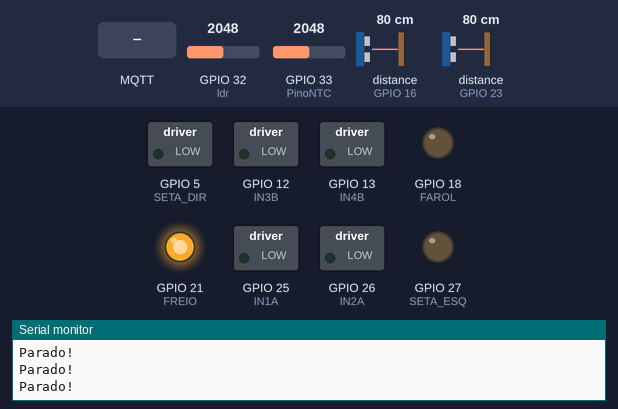
Simulated run of this sketch. Board: ESP32. On the bench: switched loads named in the sketch (green lamp = pin HIGH), output pins drawn as LEDs (lit = HIGH), the last lines printed to the serial monitor. Wiring (inferred from the names in the program): 2 × ultrasonic range finder: trigger GPIO 15, echo GPIO 16 / trigger GPIO 22, echo GPIO 23. Dashed ring = blinking. Inputs (shaded band) come from the test bench; at power-on: GPIO 32 (ldr) = 2048, GPIO 33 (PinoNTC) = 2048, distance to the obstacle (sensors on GPIO 16, GPIO 23) 80 cm. The echo pulse lasts 58.3 µs per cm; WiFi joins after 1.5 s; servers stay silent unless stated; no MQTT or app messages arrive unless stated; pins used as bus, display or sensor lines are not drawn.

Above: at 5.7 s.
5.8 s: MQTT message "4" arrives on the first subscribed topic
At 6.65 s:
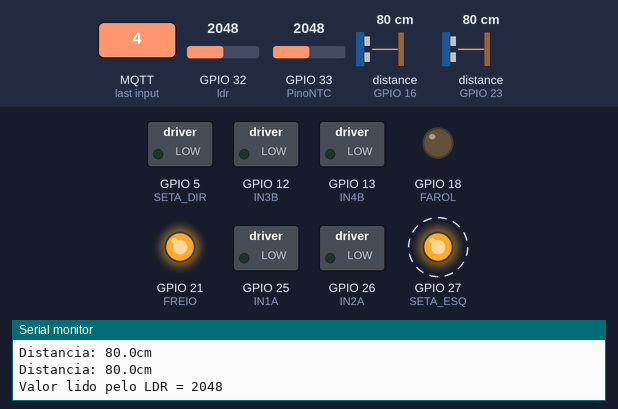
9.3 s: GPIO 32 (ldr) set to 1044
10.8 s: GPIO 32 (ldr) set to 936
At 11.5 s:
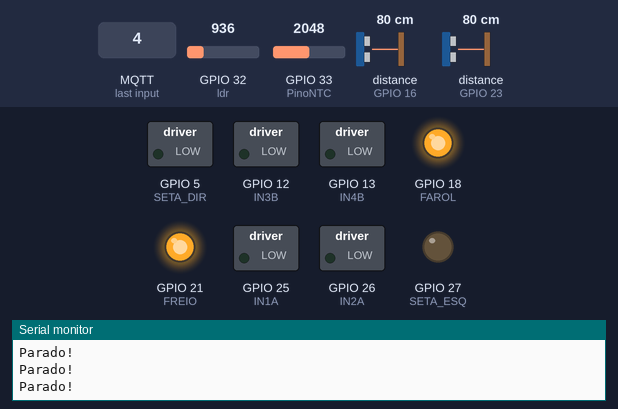
12.3 s: MQTT message "5" arrives on the first subscribed topic
At 12.46 s:
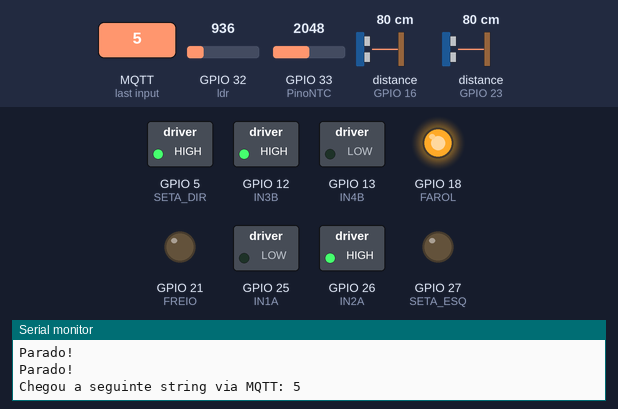
15.8 s: MQTT message "1" arrives on the first subscribed topic
At 16.57 s:
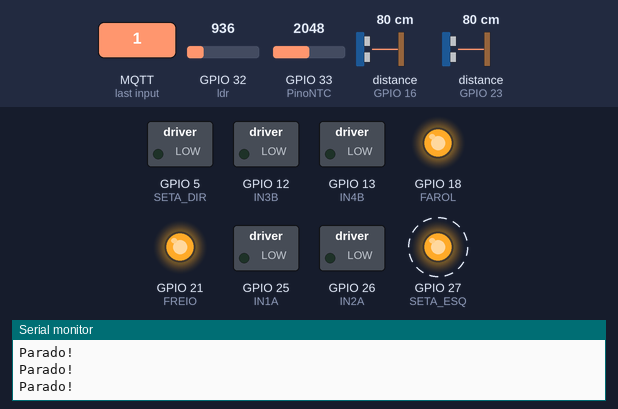
19.3 s: MQTT message "2" arrives on the first subscribed topic
At 20.7 s:
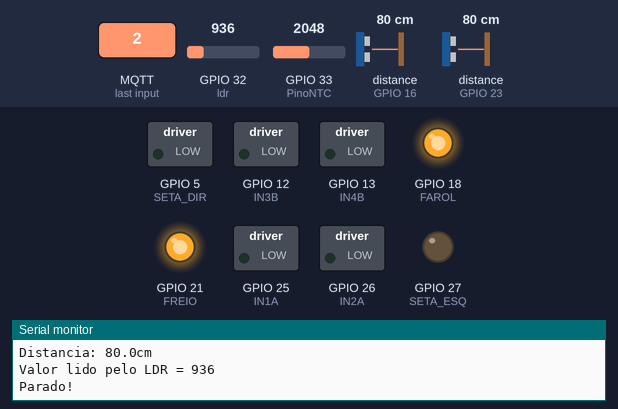
Timing chart, 0 to 21.9 s (numbered marks = the images above; inputs shaded):
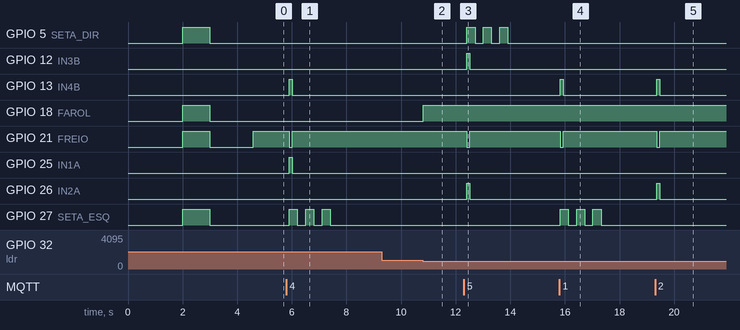

The sketch:

Projeto_final.ino
```cpp
#include <arduino.h>
#include <WiFi.h>
#include <PubSubClient.h>
#include <stdlib.h>

#define SETA_DIR 5
#define SETA_ESQ 27
#define FAROL 18
#define FREIO 21

unsigned long tempoSensorAnterior = 0;
unsigned long tempoMotorAnterior = 0;
const long intervaloMotor = 110;
const long intervaloSensor = 2000;

#define TOPICO_SUBSCRIBE_ANDAR            "topico_andar"
#define TOPICO_PUBLISH_TEMPERATURA        "topico_sensor_temperatura"
#define TOPICO_PUBLISH_DISTANCIA_FRENTE   "topico_sensor_ultrassonico_frente"
#define TOPICO_PUBLISH_DISTANCIA_TRASEIRO "topico_sensor_ultrassonico_traseiro"
#define TOPICO_PUBLISH_CLARIDADE          "topico_sensor_luminosidade"

#define ID_MQTT  "Trabalho_IOT_Carro"


const char* BROKER_MQTT = "test.mosquitto.org";
int BROKER_PORT = 1883;
const char* SSID = "";//mude para a sua rede
const char* PASSWORD = "";//mude para a senha da sua rede

WiFiClient espClient;
PubSubClient MQTT(espClient);

long numAleatorio;

void initWiFi(void);
void initMQTT(void);
void mqtt_callback(char* topic, byte* payload, unsigned int length);
void reconnectMQTT(void);
void reconnectWiFi(void);
void VerificaConexoesWiFIEMQTT(void);

void initWiFi(void) {
  delay(10);
  Serial.println("------Conexao WI-FI------");
  Serial.print("Conectando-se na rede: ");
  Serial.println(SSID);
  Serial.println("Aguarde");

  reconnectWiFi();
}

void initMQTT(void) {
  MQTT.setServer(BROKER_MQTT, BROKER_PORT);   //informa qual broker e porta deve ser conectado
  MQTT.setCallback(mqtt_callback);            //atribui função de callback (função chamada quando qualquer informação de um dos tópicos subescritos chega)
}

char comandoRecebido = '\0';


void mqtt_callback(char* topic, byte* payload, unsigned int length) {
  char msg[200] = "";

  for (int i = 0; i < length; i++) {
    msg[i] = (char)payload[i];
  }
  msg[length] = '\0';

  Serial.print("Chegou a seguinte string via MQTT: ");
  Serial.println(msg);

  if (msg[0] >= '1' && msg[0] <= '8') {
    comandoRecebido = msg[0];
  }
}


void reconnectMQTT(void) {
  while (!MQTT.connected())
  {
    Serial.print("* Tentando se conectar ao Broker MQTT: ");
    Serial.println(BROKER_MQTT);
    if (MQTT.connect(ID_MQTT))
    {
      Serial.println("Conectado com sucesso ao broker MQTT!");
      MQTT.subscribe(TOPICO_SUBSCRIBE_ANDAR);
    }
    else
    {
      Serial.println("Falha ao reconectar no broker.");
      Serial.println("Havera nova tentativa de conexao em 2s");
      delay(2000);
    }
  }
}

void VerificaConexoesWiFIEMQTT(void) {
  if (!MQTT.connected())
    reconnectMQTT(); //se não há conexão com o Broker, a conexão é refeita

  reconnectWiFi(); //se não há conexão com o WiFI, a conexão é refeita
}

void reconnectWiFi(void) {
  //se já está conectado à rede WI-FI, nada é feito.
  //Caso contrário, são efetuadas tentativas de conexão
  if (WiFi.status() == WL_CONNECTED)
    return;

  WiFi.begin(SSID, PASSWORD); // Conecta na rede WI-FI

  while (WiFi.status() != WL_CONNECTED)
  {
    delay(100);
    Serial.println(".");
  }

  Serial.println();
  Serial.print("Conectado com sucesso na rede ");
  Serial.print(SSID);
  Serial.println("\nIP obtido: ");
  Serial.println(WiFi.localIP());
}

//======================================Celula================================================

typedef struct Celula {
    int valor;
    struct Celula *prox;
} Celula;

Celula *newCelula(int valor);

// Agora a função pode ser definida normalmente
Celula *newCelula(int valor) {
    Celula *nova = (Celula *)malloc(sizeof(Celula));
    nova->valor = valor;
    nova->prox = NULL;
    return nova;
}


//==================================Fila=========================================================

typedef struct Fila {
    Celula *primeiro;
    Celula *ultimo;
} Fila;

Fila *newFila(int valor);

Fila *newFila(int valor) {
    Fila *nova = (Fila *)malloc(sizeof(Fila));
    Celula *elemento = newCelula(valor);
    nova->primeiro = nova->ultimo = elemento;
    return nova;
}

Fila *fila;  // fila global

int verificarDez() {
    int count = 0;
    Celula *i = fila->primeiro;
    while (i != NULL) {
        count++;
        i = i->prox;
    }
    return (count == 10);
}

void inserir(int valor) {
    if (verificarDez()) {
        Celula *temp = fila->primeiro;
        fila->primeiro = fila->primeiro->prox;
        free(temp);  // libera memória da célula removida
    }

    Celula *nova = newCelula(valor);
    fila->ultimo->prox = nova;
    fila->ultimo = nova;
}

//====================================Sensor Ultrassonico Frente============================================

#define TRIGFrente 15
#define ECHOFrente 16

float distanciaFrente(){
  digitalWrite(TRIGFrente, LOW);
  delayMicroseconds(2);
  digitalWrite(TRIGFrente, HIGH);
  delayMicroseconds(10);
  digitalWrite(TRIGFrente, LOW);

  long duration = pulseIn(ECHOFrente, HIGH);
  float distance = (duration * 0.0343) / 2;
  return distance;
}

//====================================Sensor Ultrassonico Traseira==========================================

#define TRIGTraseiro 22
#define ECHOTraseiro 23

float distanciaTraseiro(){
  digitalWrite(TRIGTraseiro, LOW);
  delayMicroseconds(2);
  digitalWrite(TRIGTraseiro, HIGH);
  delayMicroseconds(10);
  digitalWrite(TRIGTraseiro, LOW);

  long duration = pulseIn(ECHOTraseiro, HIGH);
  float distance = (duration * 0.0343) / 2;
  return distance;
}

//====================================Sensor Luminosidade===========================================

#define ldr 32
int valorldr = 0;

const char* claroEscuro(){
  valorldr = analogRead(ldr);
  inserir(valorldr);
  Serial.print("Valor lido pelo LDR = ");
  Serial.println(valorldr);

  return (valorldr > 1000) ? "Claro" : "Escuro";
}

int mediaValores() {
    valorldr = analogRead(ldr);
    inserir(valorldr);
    int contador = 0;
    int soma = 0;
    Celula *atual = fila->primeiro;
    while (atual != NULL) {
        soma += atual->valor;
        contador++;
        atual = atual->prox;
    }
    if (contador == 0) return 0;
    return soma / contador;
}

//=====================================Sensor Temperatura===========================================

int PinoNTC = 33;
double Vs = 3.3;
double R1 = 10000;
double Beta = 3950;
double To=298.15;
double Ro=10000;
double adcMax = 4095.0;

double temperaturaNTC() {
  //GARANTE QUE AS INFORMAÇÕES SERÃO RESETADAS APÓS CADA LEITURA
  double Vout, Rt = 0;
  double T, Tc, Tf;
  int adc = analogRead(PinoNTC);// VARIÁVEL QUE RECEBE A LEITURA DO NTC10K
  //CALCULOS PARA CONVERSÃO DA LEITURA RECEBIDA PELO ESP32 EM TEMPERATURA EM °C
  Vout = adc * Vs/adcMax;
  Rt = R1 * Vout / (Vs - Vout);
  T = 1/(1/To + log(Rt/Ro)/Beta);
  Tc = T - 273.15;
  Tf = Tc * 9 / 5 + 32;
  //Imprime no monitor serial o texto e a temperatura lida pelo sensor
  Serial.print("Temperatura: ");
  Serial.print(Tc);
  Serial.println(" °C");

  return Tc;
}

//========================================Controle Carrinho======================================

const int IN1A = 25;
const int IN2A = 26;
const int IN3B = 12;
const int IN4B = 13;

bool piscandoSetaEsq = false;
bool piscandoSetaDir = false;
unsigned long tempoUltimoPiscaSeta = 0;
const long intervaloPiscaSeta = 300;
int contadorPiscaSetaEsq = 0;
int contadorPiscaSetaDir = 0;


void andarFrenteEsquerda(){
  digitalWrite(FREIO, LOW);
  digitalWrite(IN1A, LOW);
  digitalWrite(IN2A, LOW);
  digitalWrite(IN3B, LOW);
  digitalWrite(IN4B, HIGH);
}

void andarFrente(){
  digitalWrite(FREIO, LOW);
  digitalWrite(IN1A, LOW);
  digitalWrite(IN2A, HIGH);
  digitalWrite(IN3B, LOW);
  digitalWrite(IN4B, HIGH);
}

void andarFrenteDireita(){
  digitalWrite(FREIO, LOW);
  digitalWrite(IN1A, LOW);
  digitalWrite(IN2A, HIGH);
  digitalWrite(IN3B, LOW);
  digitalWrite(IN4B, LOW);
}

void andarEsquerda(){
  digitalWrite(FREIO, LOW);
  digitalWrite(IN1A, HIGH);
  digitalWrite(IN2A, LOW);
  digitalWrite(IN3B, LOW);
  digitalWrite(IN4B, HIGH);
}

void andarDireita(){
  digitalWrite(FREIO, LOW);
  digitalWrite(IN1A, LOW);
  digitalWrite(IN2A, HIGH);
  digitalWrite(IN3B, HIGH);
  digitalWrite(IN4B, LOW);
}

void andarReEsquerda(){
  digitalWrite(FREIO, LOW);
  digitalWrite(IN1A, LOW);
  digitalWrite(IN2A, LOW);
  digitalWrite(IN3B, HIGH);
  digitalWrite(IN4B, LOW);
}

void andarRe(){
  digitalWrite(FREIO, LOW);
  digitalWrite(IN1A, HIGH);
  digitalWrite(IN2A, LOW);
  digitalWrite(IN3B, HIGH);
  digitalWrite(IN4B, LOW);
}

void andarReDireita(){
  digitalWrite(FREIO, LOW);
  digitalWrite(IN1A, HIGH);
  digitalWrite(IN2A, LOW);
  digitalWrite(IN3B, LOW);
  digitalWrite(IN4B, LOW);
}

void parado(){
  Serial.println("Parado!");
  digitalWrite(IN1A, LOW);
  digitalWrite(IN2A, LOW);
  digitalWrite(IN3B, LOW);
  digitalWrite(IN4B, LOW);
  digitalWrite(FREIO, HIGH);
}

bool alertaAtivo = false;
unsigned long tempoUltimoPisca = 0;
const long intervaloPiscaAlerta = 500;

void piscaAlerta() {
  static bool estado = false;
  estado = !estado;
  digitalWrite(SETA_DIR, estado);
  digitalWrite(SETA_ESQ, estado);
}

void desligarAlerta() {
  alertaAtivo = false;
  digitalWrite(SETA_DIR, LOW);
  digitalWrite(SETA_ESQ, LOW);
}

void gerenciarPiscaSeta() {
  if (alertaAtivo) return; // se alerta ligado, não pisca setas individuais

  unsigned long agora = millis();

  if (piscandoSetaEsq && agora - tempoUltimoPiscaSeta >= intervaloPiscaSeta) {
    tempoUltimoPiscaSeta = agora;
    digitalWrite(SETA_ESQ, !digitalRead(SETA_ESQ));
    contadorPiscaSetaEsq++;
    if (contadorPiscaSetaEsq >= 6) { // 3 piscadas (liga/desliga = 2)
      piscandoSetaEsq = false;
      digitalWrite(SETA_ESQ, LOW);
    }
  }

  if (piscandoSetaDir && agora - tempoUltimoPiscaSeta >= intervaloPiscaSeta) {
    tempoUltimoPiscaSeta = agora;
    digitalWrite(SETA_DIR, !digitalRead(SETA_DIR));
    contadorPiscaSetaDir++;
    if (contadorPiscaSetaDir >= 6) {
      piscandoSetaDir = false;
      digitalWrite(SETA_DIR, LOW);
    }
  }
}


//=======================================SETUP===================================================

void setup() {
  Serial.begin(115200);
  delay(1000);
  Serial.println("\nDisciplina IoT: acesso a nuvem via ESP32");
  delay(1000);

  fila = newFila(analogRead(ldr));

  //LEDs
  pinMode(SETA_DIR, OUTPUT);
  pinMode(SETA_ESQ, OUTPUT);
  pinMode(FAROL, OUTPUT);
  pinMode(FREIO, OUTPUT);

  //Motor
  pinMode(IN1A, OUTPUT);
  pinMode(IN2A, OUTPUT);
  pinMode(IN3B, OUTPUT);
  pinMode(IN4B, OUTPUT);

  //Sensor Ultrassonico
  pinMode(TRIGFrente, OUTPUT);
  pinMode(ECHOFrente, INPUT);


  //Sensor Ultrassonico
  pinMode(TRIGTraseiro, OUTPUT);
  pinMode(ECHOTraseiro, INPUT);

  //Sensor Luminosidade
  pinMode(ldr, INPUT);

  //Sensor Temperatura
  pinMode(PinoNTC, INPUT);

  //Acender todos os LEDs
  digitalWrite(SETA_DIR, HIGH);
  digitalWrite(SETA_ESQ, HIGH);
  digitalWrite(FAROL, HIGH);
  digitalWrite(FREIO, HIGH);
  delay(1000);
  digitalWrite(SETA_DIR, LOW);
  digitalWrite(SETA_ESQ, LOW);
  digitalWrite(FAROL, LOW);
  digitalWrite(FREIO, LOW);

  initWiFi();

  initMQTT();
}

//=========================================LOOP==================================================

void loop() {
  VerificaConexoesWiFIEMQTT();

  if(mediaValores() < 1000){
    digitalWrite(FAROL, HIGH);
  }
  else{
    digitalWrite(FAROL, LOW);
  }
  unsigned long tempoAtual = millis();

  gerenciarPiscaSeta();

  if (alertaAtivo && (tempoAtual - tempoUltimoPisca >= intervaloPiscaAlerta)) {
    tempoUltimoPisca = tempoAtual;
    piscaAlerta();
  }


  char temperatura_str[10] = {};
  char luminosidade_str[10] = {};
  char distanciaFrente_str[10] = {};
  char distanciaTraseiro_str[10] = {};

  if(tempoAtual - tempoSensorAnterior >= intervaloSensor){
    tempoSensorAnterior = tempoAtual;

    sprintf(temperatura_str, "%.1fC", temperaturaNTC());
    sprintf(distanciaFrente_str, "%.1fcm", distanciaFrente());
      Serial.print("Distancia: ");
      Serial.println(distanciaFrente_str);
    sprintf(distanciaTraseiro_str, "%.1fcm", distanciaTraseiro());
      Serial.print("Distancia: ");
      Serial.println(distanciaTraseiro_str);
    strncpy(luminosidade_str, claroEscuro(), sizeof(luminosidade_str) - 1);
    luminosidade_str[sizeof(luminosidade_str) - 1] = '\0';

    MQTT.publish(TOPICO_PUBLISH_TEMPERATURA, temperatura_str);
    MQTT.publish(TOPICO_PUBLISH_DISTANCIA_FRENTE, distanciaFrente_str);
    MQTT.publish(TOPICO_PUBLISH_DISTANCIA_TRASEIRO, distanciaTraseiro_str);
    MQTT.publish(TOPICO_PUBLISH_CLARIDADE, luminosidade_str);
  }

  static char ultimoComando = '\0';

  if(tempoAtual - tempoMotorAnterior >= intervaloMotor){
    tempoMotorAnterior = tempoAtual;
    MQTT.loop();

    bool mudouSentido = false;

    if ((ultimoComando >= '1' && ultimoComando <= '3') && (comandoRecebido >= '6' && comandoRecebido <= '8')) {
      mudouSentido = true; // frente -> ré
    } else if ((ultimoComando >= '6' && ultimoComando <= '8') && (comandoRecebido >= '1' && comandoRecebido <= '3')) {
      mudouSentido = true; // ré -> frente
    } else if ((ultimoComando == '4' && comandoRecebido == '5') || (ultimoComando == '5' && comandoRecebido == '4')) {
      mudouSentido = true; // esquerda -> direita ou direita -> esquerda
    }

    if (mudouSentido) {
      parado();
      delay(100); // pausa curta para evitar pico de corrente
    }

    float distF = distanciaFrente();
    float distT = distanciaTraseiro();

    bool indoFrente = (comandoRecebido >= '1' && comandoRecebido <= '3');
    bool indoTras   = (comandoRecebido >= '6' && comandoRecebido <= '8');

    bool comandoDeMovimento = (comandoRecebido >= '1' && comandoRecebido <= '8');

    if (comandoDeMovimento && ((indoFrente && distF < 25.0) || (indoTras && distT < 25.0))) {
      parado();
      if (!alertaAtivo) {
        alertaAtivo = true;
        tempoUltimoPisca = tempoAtual; // reseta pisca
      }
    }
    else if (alertaAtivo) {
      desligarAlerta();
    }

    else{
      switch(comandoRecebido){
        case '1':
          andarFrenteEsquerda();
          piscandoSetaEsq = true;
          contadorPiscaSetaEsq = 0;
          break;
        case '2':
          andarFrente();
          break;
        case '3':
          andarFrenteDireita();
          piscandoSetaDir = true;
          contadorPiscaSetaDir = 0;
          break;
        case '4':
          andarEsquerda();
          piscandoSetaEsq = true;
          contadorPiscaSetaEsq = 0;
          break;
        case '5':
          andarDireita();
          piscandoSetaDir = true;
          contadorPiscaSetaDir = 0;
          break;
        case '6':
          andarReEsquerda();
          piscandoSetaEsq = true;
          contadorPiscaSetaEsq = 0;
          break;
        case '7':
          andarRe();
          break;
        case '8':
          andarReDireita();
          piscandoSetaDir = true;
          contadorPiscaSetaDir = 0;
          break;
        default:
          parado();
          break;
      }
    }

    ultimoComando = comandoRecebido;
    comandoRecebido = '\0';
  }
}
```

Measured:
- the behaviour switches between 1000 and 999 on GPIO 32 (ldr) (found by bisection; images 1 and 2)
- after the input at 5.8 s, GPIO 13 (IN4B), GPIO 25 (IN1A): LOW → HIGH after 0.10 s, → LOW 0.11 s later; GPIO 21 (FREIO): HIGH → LOW after 0.10 s, → HIGH 0.11 s later; GPIO 27 (SETA_ESQ): alternates HIGH for 0.30 s and LOW for 0.30 s, 6 changes in all, then stays LOW, starting after 0.10 s
- after the input at 10.8 s, GPIO 18 (FAROL): LOW → HIGH at once
- after the input at 12.3 s, GPIO 5 (SETA_DIR): alternates HIGH for 0.30 s and LOW for 0.30 s, 6 changes in all, then stays LOW, starting after 0.11 s; GPIO 12 (IN3B), GPIO 26 (IN2A): LOW → HIGH after 0.11 s, → LOW 0.11 s later; GPIO 21 (FREIO): HIGH → LOW after 0.11 s, → HIGH 0.11 s later
- after the input at 15.8 s, GPIO 13 (IN4B): LOW → HIGH at once, → LOW 0.11 s later; GPIO 21 (FREIO): HIGH → LOW at once, → HIGH 0.11 s later; GPIO 27 (SETA_ESQ): alternates HIGH for 0.30 s and LOW for 0.30 s, 6 changes in all, then stays LOW, starting at once
- after the input at 19.3 s, GPIO 13 (IN4B), GPIO 26 (IN2A): LOW → HIGH after 0.07 s, → LOW 0.11 s later; GPIO 21 (FREIO): HIGH → LOW after 0.07 s, → HIGH 0.11 s later
